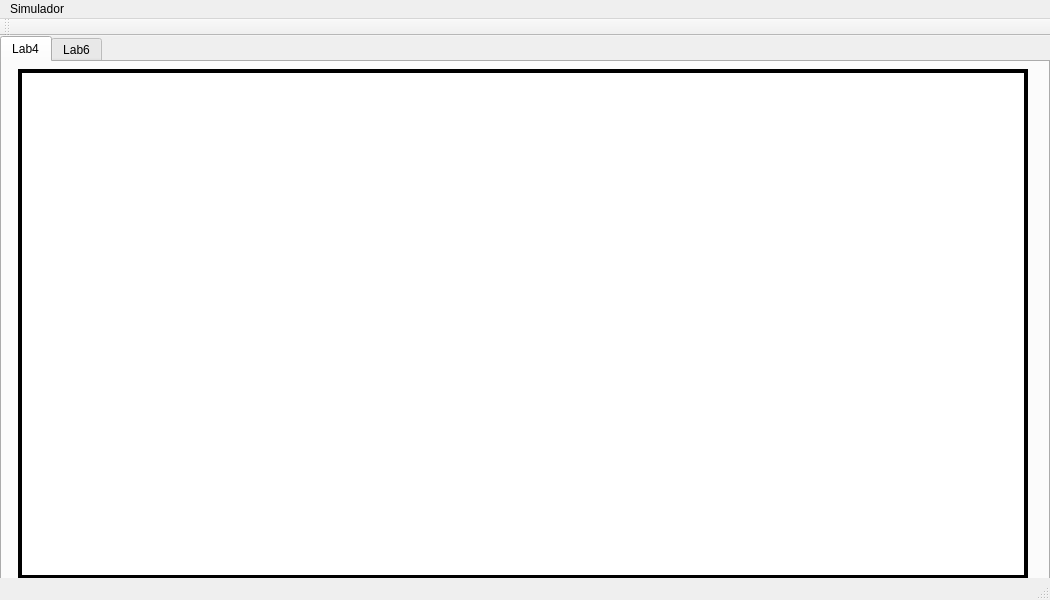
<?xml version="1.0" encoding="UTF-8"?>
<ui version="4.0">
 <class>MainW</class>
 <widget class="QMainWindow" name="MainW">
  <property name="geometry">
   <rect>
    <x>0</x>
    <y>0</y>
    <width>1050</width>
    <height>600</height>
   </rect>
  </property>
  <property name="minimumSize">
   <size>
    <width>1050</width>
    <height>600</height>
   </size>
  </property>
  <property name="maximumSize">
   <size>
    <width>1050</width>
    <height>600</height>
   </size>
  </property>
  <property name="mouseTracking">
   <bool>true</bool>
  </property>
  <property name="windowTitle">
   <string>Laboratorio 6</string>
  </property>
  <property name="windowIcon">
   <iconset resource="resources.qrc">
    <normaloff>:/new/icons/Images/huevo.svg</normaloff>:/new/icons/Images/huevo.svg</iconset>
  </property>
  <widget class="QWidget" name="centralWidget">
   <widget class="QTabWidget" name="tabWidget">
    <property name="geometry">
     <rect>
      <x>0</x>
      <y>0</y>
      <width>1050</width>
      <height>550</height>
     </rect>
    </property>
    <property name="minimumSize">
     <size>
      <width>1050</width>
      <height>550</height>
     </size>
    </property>
    <property name="maximumSize">
     <size>
      <width>1050</width>
      <height>550</height>
     </size>
    </property>
    <property name="currentIndex">
     <number>0</number>
    </property>
    <widget class="QWidget" name="tab">
     <property name="layoutDirection">
      <enum>Qt::LeftToRight</enum>
     </property>
     <attribute name="title">
      <string>Lab4</string>
     </attribute>
     <widget class="QVista" name="grafica">
      <property name="geometry">
       <rect>
        <x>16</x>
        <y>7</y>
        <width>1010</width>
        <height>510</height>
       </rect>
      </property>
      <property name="maximumSize">
       <size>
        <width>1010</width>
        <height>510</height>
       </size>
      </property>
      <property name="mouseTracking">
       <bool>true</bool>
      </property>
      <property name="focusPolicy">
       <enum>Qt::StrongFocus</enum>
      </property>
      <property name="styleSheet">
       <string notr="true">background-image: url(:/new/backgrounds/Images/doted.png);</string>
      </property>
      <property name="frameShape">
       <enum>QFrame::Box</enum>
      </property>
      <property name="frameShadow">
       <enum>QFrame::Plain</enum>
      </property>
      <property name="lineWidth">
       <number>4</number>
      </property>
      <property name="midLineWidth">
       <number>0</number>
      </property>
      <property name="verticalScrollBarPolicy">
       <enum>Qt::ScrollBarAlwaysOff</enum>
      </property>
      <property name="horizontalScrollBarPolicy">
       <enum>Qt::ScrollBarAlwaysOff</enum>
      </property>
      <property name="sizeAdjustPolicy">
       <enum>QAbstractScrollArea::AdjustIgnored</enum>
      </property>
      <property name="foregroundBrush">
       <brush brushstyle="NoBrush">
        <color alpha="255">
         <red>0</red>
         <green>0</green>
         <blue>0</blue>
        </color>
       </brush>
      </property>
      <property name="renderHints">
       <set>QPainter::Antialiasing|QPainter::TextAntialiasing</set>
      </property>
      <property name="dragMode">
       <enum>QGraphicsView::NoDrag</enum>
      </property>
      <property name="cacheMode">
       <set>QGraphicsView::CacheNone</set>
      </property>
     </widget>
    </widget>
    <widget class="QWidget" name="tab_2">
     <attribute name="title">
      <string>Lab6</string>
     </attribute>
     <widget class="QVista" name="grafica_2">
      <property name="geometry">
       <rect>
        <x>16</x>
        <y>7</y>
        <width>1010</width>
        <height>510</height>
       </rect>
      </property>
      <property name="maximumSize">
       <size>
        <width>1010</width>
        <height>510</height>
       </size>
      </property>
      <property name="mouseTracking">
       <bool>false</bool>
      </property>
      <property name="styleSheet">
       <string notr="true">background-image: url(:/new/backgrounds/Images/doted.png);</string>
      </property>
      <property name="frameShape">
       <enum>QFrame::Box</enum>
      </property>
      <property name="frameShadow">
       <enum>QFrame::Plain</enum>
      </property>
      <property name="lineWidth">
       <number>4</number>
      </property>
      <property name="midLineWidth">
       <number>0</number>
      </property>
      <property name="verticalScrollBarPolicy">
       <enum>Qt::ScrollBarAlwaysOff</enum>
      </property>
      <property name="horizontalScrollBarPolicy">
       <enum>Qt::ScrollBarAlwaysOff</enum>
      </property>
      <property name="sizeAdjustPolicy">
       <enum>QAbstractScrollArea::AdjustIgnored</enum>
      </property>
      <property name="backgroundBrush">
       <brush brushstyle="NoBrush">
        <color alpha="0">
         <red>0</red>
         <green>0</green>
         <blue>20</blue>
        </color>
       </brush>
      </property>
      <property name="foregroundBrush">
       <brush brushstyle="NoBrush">
        <color alpha="255">
         <red>0</red>
         <green>0</green>
         <blue>0</blue>
        </color>
       </brush>
      </property>
      <property name="renderHints">
       <set>QPainter::Antialiasing|QPainter::TextAntialiasing</set>
      </property>
      <property name="cacheMode">
       <set>QGraphicsView::CacheNone</set>
      </property>
     </widget>
    </widget>
   </widget>
  </widget>
  <widget class="QMenuBar" name="menuBar">
   <property name="geometry">
    <rect>
     <x>0</x>
     <y>0</y>
     <width>1050</width>
     <height>21</height>
    </rect>
   </property>
   <widget class="QMenu" name="menuSimulador">
    <property name="title">
     <string>Simulador</string>
    </property>
    <addaction name="separator"/>
    <addaction name="actionCrear"/>
    <addaction name="actionReiniciar"/>
    <addaction name="separator"/>
    <addaction name="actionSalir"/>
   </widget>
   <addaction name="menuSimulador"/>
  </widget>
  <widget class="QToolBar" name="mainToolBar">
   <attribute name="toolBarArea">
    <enum>TopToolBarArea</enum>
   </attribute>
   <attribute name="toolBarBreak">
    <bool>false</bool>
   </attribute>
  </widget>
  <widget class="QStatusBar" name="statusBar"/>
  <action name="actionCrear">
   <property name="text">
    <string>Crear</string>
   </property>
  </action>
  <action name="actionReiniciar">
   <property name="text">
    <string>Reiniciar</string>
   </property>
  </action>
  <action name="actionSalir">
   <property name="text">
    <string>Salir</string>
   </property>
  </action>
 </widget>
 <layoutdefault spacing="6" margin="11"/>
 <customwidgets>
  <customwidget>
   <class>QVista</class>
   <extends>QGraphicsView</extends>
   <header location="global">qvista.h</header>
  </customwidget>
 </customwidgets>
 <resources>
  <include location="resources.qrc"/>
 </resources>
 <connections/>
</ui>
